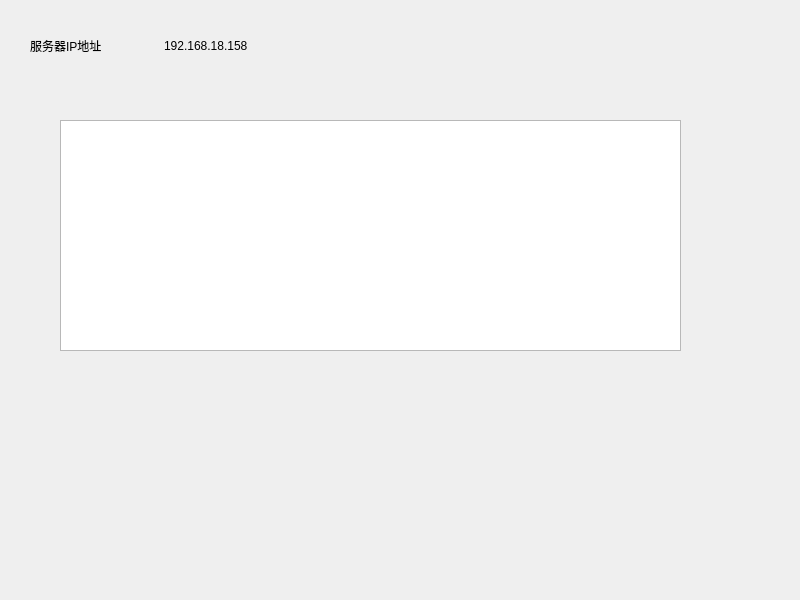
<?xml version="1.0" encoding="UTF-8"?>
<ui version="4.0">
 <class>Widget</class>
 <widget class="QWidget" name="Widget">
  <property name="geometry">
   <rect>
    <x>0</x>
    <y>0</y>
    <width>800</width>
    <height>600</height>
   </rect>
  </property>
  <property name="windowTitle">
   <string>Widget</string>
  </property>
  <widget class="QWidget" name="widget" native="true">
   <property name="geometry">
    <rect>
     <x>30</x>
     <y>20</y>
     <width>261</width>
     <height>51</height>
    </rect>
   </property>
   <layout class="QHBoxLayout" name="horizontalLayout">
    <item>
     <widget class="QLabel" name="label">
      <property name="text">
       <string>服务器IP地址</string>
      </property>
     </widget>
    </item>
    <item>
     <widget class="QLabel" name="label_2">
      <property name="text">
       <string>192.168.18.158</string>
      </property>
     </widget>
    </item>
   </layout>
  </widget>
  <widget class="QTextBrowser" name="text">
   <property name="geometry">
    <rect>
     <x>60</x>
     <y>120</y>
     <width>621</width>
     <height>231</height>
    </rect>
   </property>
  </widget>
 </widget>
 <resources/>
 <connections/>
</ui>
